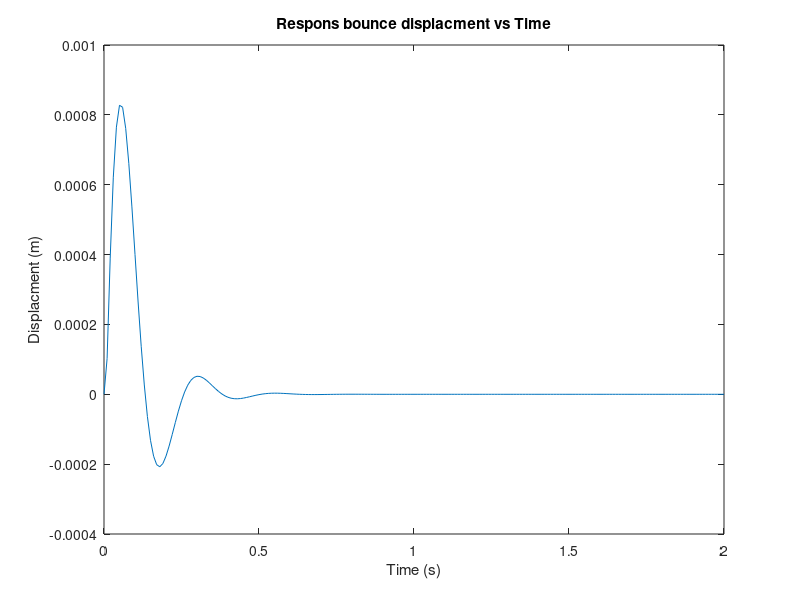
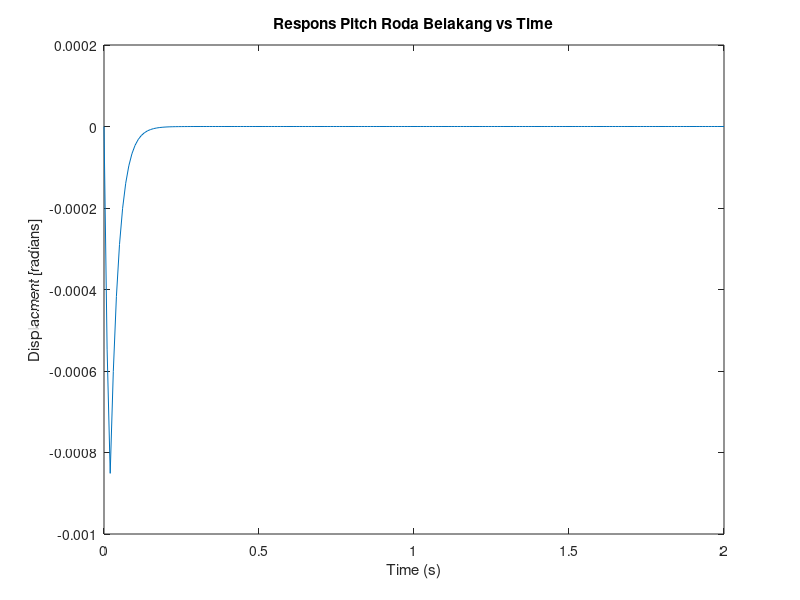
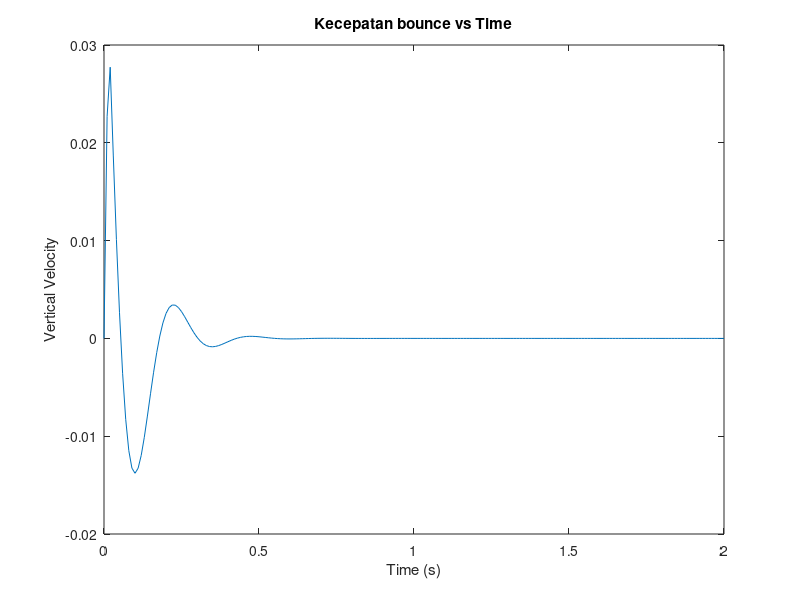
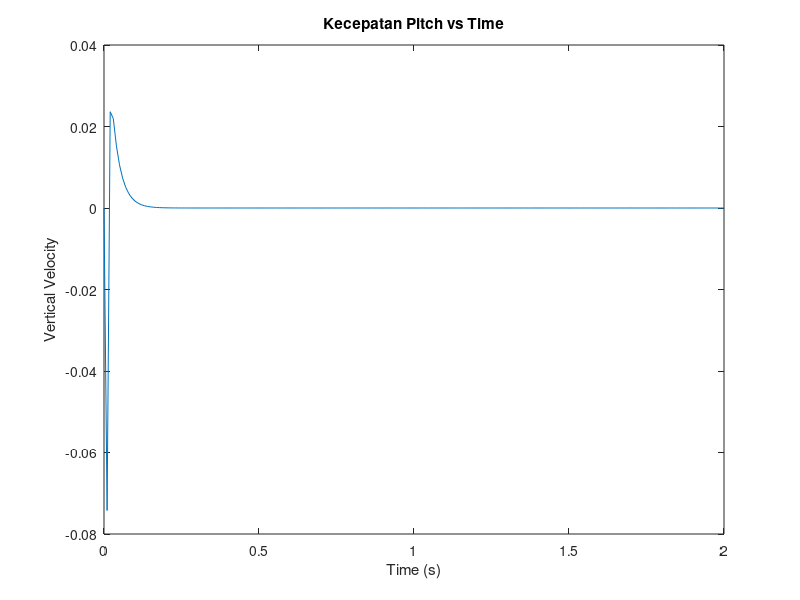

Write the MATLAB code that produced these figures, in order.

%%%%%%%%%%%%%%%%%%%%% Program Persamaan Gerak dengan Eksitasi Eksitasi Bump Modifikasi %%%%%%%%%%%%%%%%%% Persamaan Gerak dengan eksitasi Bump
K1    =580000;     %koefisien spring depan [N/m]
K2    =580000;     %koefisien spring belakang [N/m]
K3    =580000;     %koefisien spring depan [N/m]
K4    =580000;     %koefisien spring belakang [N/m]
m     =3048.1357;  %Massa Bogie [Kg]
J     =280.4219;   %Inertia Bogie [Kg*m^2]
C1    =34000;      %koefisien Damping depan [Ns/m]
C2    =34000;      %koefisien Damping belakang [Ns/m]

%Panjang titik pusat ke titik pusat roda
L1    = 1.5; %Meter
L2    = 1.5; %Meter
v     = 16;  %kecepatan awal m/s
r     = 0.008; %jarijari m

%%Matrix M C K F
% Mass Matrix
M       =[m 0 ; 0 J]; %#ok<GPFST> %%MASS MATRIX
% Damping Matrix
C       =[C1+C2 -C1*L1+C2*L2; -C1*L1+C2*L2 C1*L1^2+C2*L2^2]; 
% Stiffnes Matrix
K       =[K1+K2+K3+K4 -K1*L1+K2*L2-K3*L1+K4*L2;...
         -K1*L1+K2*L2-K3*L1+K4*L2 K1*L1^2+K2*L2^2+K3*L1^2+K4*L2^2]; 
     

% Force Excitatin for Stiffnes and damping
kz      = [K1+K3 K2+K4 ; -K1*L1-K3*L1 K2*L2+K4*L2]; %Eksitasi Stiffnes
cz      = [C1 C2; -C1*L1 C2*L2]                     %Eksitasi demping

%%Force F(t) Input Bump
f       = @(time)  sqrt(r^2-(time-r)^2);    
fdot    = @(time)  sqrt(r^2-(v.*time-r)^2); 

A0 = zeros(2);
I  = eye(2);
%% State Variable
A0 = zeros(2);
I  = eye(2);
A = [A0 I; -inv(M)*K -inv(M)*C]; %Matrix A
B = [A0; inv(M)]; %Matrix B
F = @(TIME)[[kz]*[ f(TIME); 0]+[cz]*[fdot(TIME); 0]]; %Matrix Eksitasi

%%State Space sdot = A*s+B*F
sdot = @(t,s) A*s(1:4) + B*F(t);

% initial condition
z0       = 0;    % z0 = Disp. vertikal
chi0     = 0;    % chi0= Disp. Pitch
zdot_0   = 0;    % zdot_0 = vel. vertikal
chidot_0 = 0;    % chidot_0 = vel. Pitch
IC = [z0 chi0 zdot_0 chidot_0];

%Time span 
t0=0; tf=2;
tspan = [t0:0.01:tf]; %Rentang Waktu

%%Numerik
[time state_values]=ode45(sdot, tspan, IC);
z       = state_values(:,1); %disp bounch
chi     = state_values(:,2); %disp pitch
zdot    = state_values(:,3); %vel bounch
chidot  = state_values(:,4); %vel pitch

%%plot
figure(1),clf
plot(time,z), xlabel('Time (s)'), ylabel('Displacment (m)')
title ('Respons bounce displacment vs Time')

figure(2),clf
plot(time,chi), xlabel('Time (s)'), ylabel('Displacment [radians]')
title('Respons Pitch Roda Belakang vs Time')

figure(3),clf
plot(time,zdot), xlabel('Time (s)'), ylabel('Vertical Velocity')
title('Kecepatan bounce vs Time')

figure(4),clf
plot(time,chidot), xlabel('Time (s)'), ylabel('Vertical Velocity')
title('Kecepatan Pitch vs Time')





